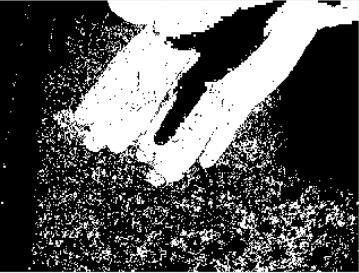
//> input picture OpenCVrunFromTerminal/foreground.png, 359 x 273 px
$ ./contourtest   (built with g++ and OpenCV 4)
//> lines starting //> are read from the running program, lines starting //| are printed output that depends on the picture; after the words box and inside, x2 and y2 are one past the last pixel; in counts of white or black regions, pixels touching at a corner belong together
#include <opencv2/core/core.hpp>
#include <opencv2/imgproc/imgproc.hpp>
#include <opencv2/highgui/highgui.hpp>

#include <opencv2/opencv.hpp>
#include <iostream>
using namespace std;
using namespace cv;

#define CVCLOSE_ITR 1
int main( int argc, char** argv ) {

cv:: Mat g_gray  = imread("foreground.png", 1);
//> g_gray is the input picture: 273 rows x 359 cols, CV_8UC3; min 0, max 255, mean 88.2
     cvtColor(g_gray ,g_gray ,CV_BGR2GRAY);
//> g_gray: 273 rows x 359 cols, CV_8UC1
     cv::imshow("Gray Input Image ", g_gray );
    if(g_gray .empty())
       return -1;
cv::Mat g_binary;
    cv::threshold( g_gray, g_binary, 220, 255, cv::THRESH_BINARY );
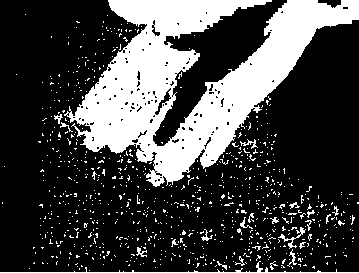
//> g_binary: 273 rows x 359 cols, CV_8UC1; 26.7% white; 819 white regions (797 under 20 px)

//    cv::morphologyEx(g_binary, g_binary, cv::MORPH_OPEN, cv::Mat(), cv::Point(-1,-1), CVCLOSE_ITR);
//    cv::morphologyEx(g_binary, g_binary, cv::MORPH_CLOSE, cv::Mat(), cv::Point(-1,-1), CVCLOSE_ITR);
//    cv::imshow( "After Cleaning", g_binary );

//    thresh = cv2.erode(thresh, None, iterations=2)
//    thresh = cv2.dilate(thresh, None, iterations=4)
    vector< vector< cv::Point> > contours;
    vector< cv::Vec4i > hierarchy;
 cv::findContours(
 g_binary,
 contours,
 hierarchy,
 //cv::RETR_LIST,
 CV_RETR_EXTERNAL,
 cv::CHAIN_APPROX_SIMPLE
 );
//> contours = 819 contours, 811 with area under 20; largest, box (x1, y1, x2, y2) and area: (64, 0, 359, 187) 22437, (0, 261, 359, 273) 70, (278, 227, 306, 249) 63, (240, 139, 258, 149) 26, (54, 114, 63, 124) 25, (136, 247, 147, 257) 24, (287, 249, 297, 267) 23, (201, 229, 213, 241) 22
 g_binary = cv::Scalar::all(0);
 cv::drawContours( g_binary, contours, -1, cv::Scalar::all(255));
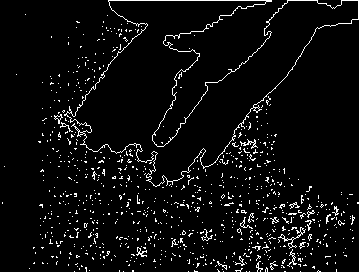
//> g_binary: 273 rows x 359 cols, CV_8UC1; 5.2% white in thin lines or dots
 cv::imshow( "Contours", g_binary );

 cv::waitKey();
 return 0;
}
